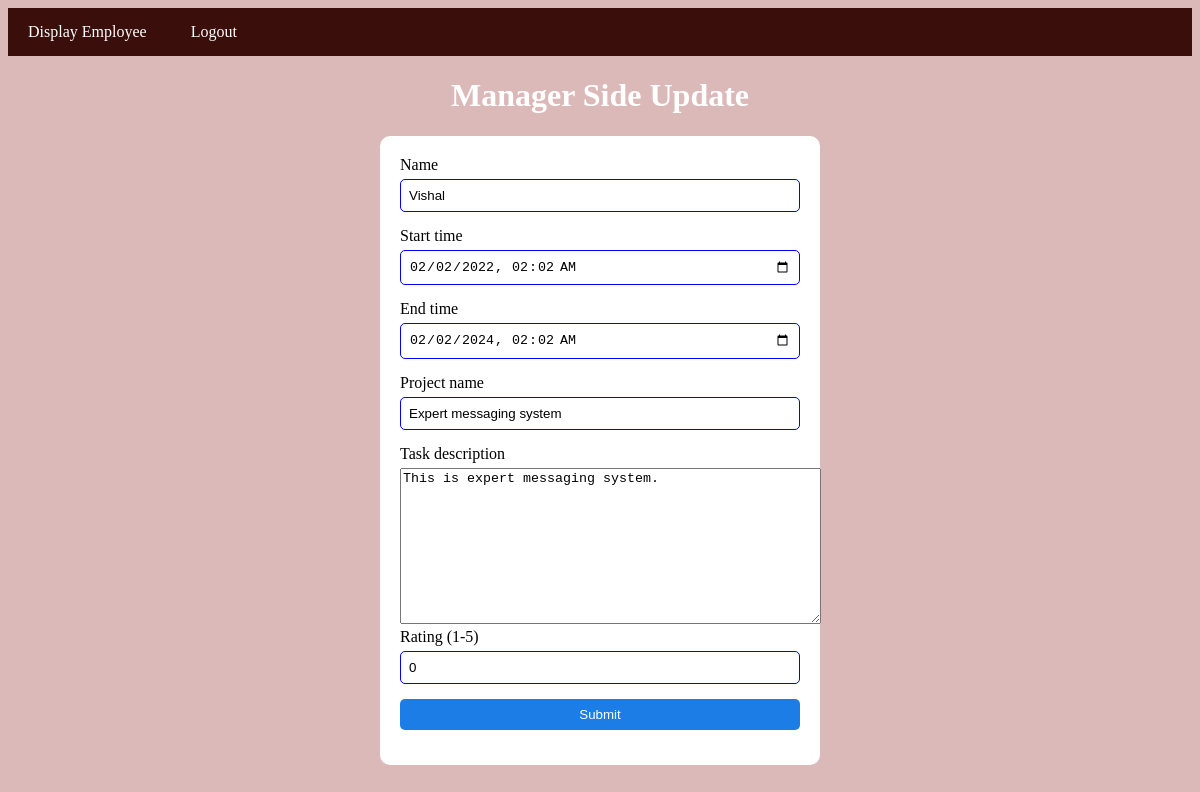
Screenshot of /manager_update.php?id=19 (signed in) with the database file from the repository.
### tables this page shows
CREATE TABLE `employee` (
  `id` int(11) NOT NULL,
  `user_id` int(11) DEFAULT NULL,
  `name` varchar(255) NOT NULL,
  `start_time` datetime NOT NULL,
  `end_time` datetime NOT NULL,
  `project_name` varchar(255) NOT NULL,
  `task_description` varchar(255) NOT NULL,
  `rating` int(11) DEFAULT NULL
);

### manager_update.php (the view, shortened to what this page needs)
<!DOCTYPE html>
<html lang="en">
<head>
    <link rel="stylesheet" href="style.css">
</head>
<body>
<nav>
   <a href="home.php">Display Employee</a>
   <a href="manager_signin.php?logout=true">Logout</a>
</nav>
   <h1>Manager Side Update</h1>
   <?php
   include 'connection.php';
 if(isset($_GET['id'])){
    $id=$_GET['id'];
    $show_query="select * from employee where id=$id";
    $show_data= mysqli_query($con, $show_query);
    if($show_data && mysqli_num_rows($show_data)>0){
        $arrdata= mysqli_fetch_array($show_data);
        ?>
<form action="" method="post">
    <label for="name">Name</label>
    <input type="text" name="name" value="<?php echo isset($arrdata['name']) ? $arrdata['name'] : ''; ?>" required>
    <label for="start_time">Start time</label>
    <input type="datetime-local" name="start_time"required value="<?php echo isset($arrdata['start_time']) ? $arrdata['start_time'] : ''; ?>">
    <label for="end_time">End time</label>
    <input type="datetime-local" name="end_time" required value="<?php echo isset($arrdata['end_time']) ? $arrdata['end_time'] : ''; ?>">
    <label for="project_name">Project name</label>
    <input type="text" name="project_name" value="<?php echo isset($arrdata['project_name']) ? $arrdata['project_name'] : ''; ?>" required>
    <label for="task_description">Task description</label>
    <textarea name="task_description" id="" cols="50" rows="10"><?php echo isset($arrdata['task_description']) ? $arrdata['task_description'] : ''; ?></textarea>
    <label for="rating" >Rating (1-5)</label>
    <input type="text" name="rating" min="1" max="5" value="<?php echo isset($arrdata['rating']) ? $arrdata['rating'] : ''; ?>" required>
    <input type="submit" name="submit" value="Submit">
</form>
<?php
    }
 }
   ?>
</body>
</html>

### style.css (style rules this page uses)
nav { background-color: rgb(57, 14, 11); padding: 15px 0; text-align: left; }
nav a { color: white; text-decoration: none; margin: 0 20px; transition: color 0.3s; }
h1 { text-align: center; }
form { max-width: 400px; margin: 0 auto; border-radius: 10px; background-color: white; padding: 20px; box-shadow: 0px 0px 10px rgba(0, 0 green, 0 blue, 0.1 alpha); color: black; }
form label { display: block; margin-bottom: 5px; }
form input[type="text"], form input[type="password"], form input[type="datetime-local"], form input[type="submit"], form button { width: 100%; padding: 8px; margin-bottom: 15px; box-sizing: border-box; border: 1px solid blue; border-radius: 5px; }
a { text-decoration: none; color: blue; }
body { background-color: rgba(141, 28, 28, 0.306); color: #ffffff; }
form input[type="submit"] { background-color: #0671e4e8; color: white; border: none; cursor: pointer; }

### rows the page displays
employee: name "Vishal", start_time "02/02/2022 02:02", end_time "02/02/2024 02:02", project_name "Expert messaging system", task_description "This is expert messaging system.", rating "0"
